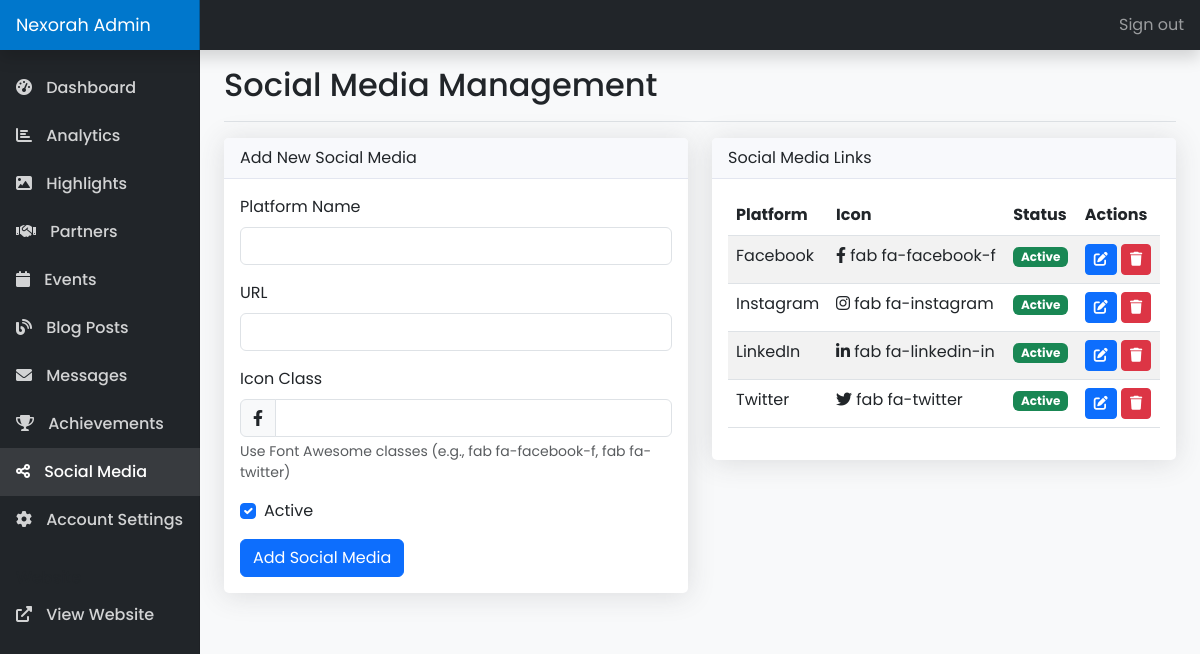
The page /9173182/social_media.php on the database its author committed.
### tables this page shows
CREATE TABLE IF NOT EXISTS social_media (
    id INT AUTO_INCREMENT PRIMARY KEY,
    platform VARCHAR(50) NOT NULL,
    url VARCHAR(255) NOT NULL,
    icon VARCHAR(50) NOT NULL,
    is_active BOOLEAN DEFAULT TRUE,
    created_at TIMESTAMP DEFAULT CURRENT_TIMESTAMP,
    updated_at TIMESTAMP DEFAULT CURRENT_TIMESTAMP ON UPDATE CURRENT_TIMESTAMP
);

### 9173182/social_media.php (the view, shortened to what this page needs)
<?php
require_once '../includes/db.php';
$editId = null;
$platform = '';
$url = '';
$icon = '';
$isActive = 1;
$stmt = $pdo->query("SELECT * FROM social_media ORDER BY platform ASC");
$socialMediaLinks = $stmt->fetchAll();
include 'includes/admin_header.php';
?>
<div class="container-fluid">
    <div class="row">
        <?php include 'includes/admin_sidebar.php'; ?>
        <main class="col-md-9 ms-sm-auto col-lg-10 px-md-4">
            <div class="d-flex justify-content-between flex-wrap flex-md-nowrap align-items-center pt-3 pb-2 mb-3 border-bottom">
                <h1 class="h2">Social Media Management</h1>
            </div>
            <div class="row">
                <div class="col-md-6">
                    <div class="card">
                        <div class="card-header">
                            <?php echo $editId ? 'Edit Social Media' : 'Add New Social Media'; ?>
                        </div>
                        <div class="card-body">
                            <form method="POST" action="">
                                <div class="mb-3">
                                    <label for="platform" class="form-label">Platform Name</label>
                                    <input type="text" class="form-control" id="platform" name="platform" value="<?php echo $platform; ?>" required>
                                </div>
                                <div class="mb-3">
                                    <label for="url" class="form-label">URL</label>
                                    <input type="url" class="form-control" id="url" name="url" value="<?php echo $url; ?>" required>
                                </div>
                                <div class="mb-3">
                                    <label for="icon" class="form-label">Icon Class</label>
                                    <div class="input-group">
                                        <span class="input-group-text"><i class="<?php echo !empty($icon) ? $icon : 'fab fa-facebook-f'; ?>"></i></span>
                                        <input type="text" class="form-control" id="icon" name="icon" value="<?php echo $icon; ?>" required>
                                    </div>
                                    <div class="form-text">Use Font Awesome classes (e.g., fab fa-facebook-f, fab fa-twitter)</div>
                                </div>
                                <div class="mb-3 form-check">
                                    <input type="checkbox" class="form-check-input" id="is_active" name="is_active" <?php echo $isActive ? 'checked' : ''; ?>>
                                    <label class="form-check-label" for="is_active">Active</label>
                                </div>
                                <button type="submit" class="btn btn-primary"><?php echo $editId ? 'Update' : 'Add'; ?> Social Media</button>
                            </form>
                        </div>
                    </div>
                </div>
                <div class="col-md-6">
                    <div class="card">
                        <div class="card-header">
                            Social Media Links
                        </div>
                        <div class="card-body">
                            <?php if (count($socialMediaLinks) > 0): ?>
                            <div class="table-responsive">
                                <table class="table table-striped table-hover">
                                    <thead>
                                        <tr>
                                            <th>Platform</th>
                                            <th>Icon</th>
                                            <th>Status</th>
                                            <th>Actions</th>
                                        </tr>
                                    </thead>
                                    <tbody>
                                        <?php foreach ($socialMediaLinks as $link): ?>
                                        <tr>
                                            <td><?php echo $link['platform']; ?></td>
                                            <td><i class="<?php echo $link['icon']; ?>"></i> <?php echo $link['icon']; ?></td>
                                            <td>
                                                <?php if ($link['is_active']): ?>
                                                <span class="badge bg-success">Active</span>
                                                <?php else: ?>
                                                <span class="badge bg-danger">Inactive</span>
                                                <?php endif; ?>
                                            </td>
                                            <td>
                                                <form method="POST" action="" class="d-inline">
                                                    <button type="submit" class="btn btn-sm btn-primary"><i class="fas fa-edit"></i></button>
                                                </form>
                                                <form method="POST" action="" class="d-inline delete-form">
                                                    <button type="submit" class="btn btn-sm btn-danger"><i class="fas fa-trash"></i></button>
                                                </form>
                                            </td>
                                        </tr>
                                        <?php endforeach; ?>
                                    </tbody>
                                </table>
                            </div>
                            <?php else: ?>
                            <p class="text-center">No social media links found.</p>
                            <?php endif; ?>
                        </div>
                    </div>
                </div>
            </div>
        </main>
    </div>
</div>
<?php include 'includes/admin_footer.php'; ?>

### 9173182/includes/admin_header.php (shortened to what this page needs)
<!DOCTYPE html>
<html lang="en">
<head>
    <link href="https://cdn.jsdelivr.net/npm/bootstrap@5.3.0/dist/css/bootstrap.min.css" rel="stylesheet">
    <link rel="stylesheet" href="https://cdnjs.cloudflare.com/ajax/libs/font-awesome/6.0.0-beta3/css/all.min.css">
</head>
<body>
    <header class="navbar navbar-dark sticky-top bg-dark flex-md-nowrap p-0 shadow">
        <a class="navbar-brand col-md-3 col-lg-2 me-0 px-3" href="dashboard.php">Nexorah Admin</a>
        <div class="navbar-nav">
            <div class="nav-item text-nowrap">
                <a class="nav-link px-3" href="logout.php">Sign out</a>
            </div>
        </div>
    </header>

### 9173182/includes/admin_sidebar.php
<nav id="sidebarMenu" class="col-md-3 col-lg-2 d-md-block bg-dark sidebar collapse">
    <div class="position-sticky pt-3">
        <ul class="nav flex-column">
            <li class="nav-item">
                <a class="nav-link <?php echo basename($_SERVER['PHP_SELF']) == 'dashboard.php' ? 'active' : ''; ?>" href="dashboard.php">
                    <i class="fas fa-tachometer-alt"></i> Dashboard
                </a>
            </li>
            <li class="nav-item">
                <a class="nav-link <?php echo basename($_SERVER['PHP_SELF']) == 'analytics.php' ? 'active' : ''; ?>" href="analytics.php">
                    <i class="fas fa-chart-bar"></i> Analytics
                </a>
            </li>
            <li class="nav-item">
                <a class="nav-link <?php echo basename($_SERVER['PHP_SELF']) == 'highlights.php' ? 'active' : ''; ?>" href="highlights.php">
                    <i class="fas fa-image"></i> Highlights
                </a>
            </li>
            <li class="nav-item">
                <a class="nav-link <?php echo basename($_SERVER['PHP_SELF']) == 'partners.php' ? 'active' : ''; ?>" href="partners.php">
                    <i class="fas fa-handshake"></i> Partners
                </a>
            </li>
            <li class="nav-item">
                <a class="nav-link <?php echo basename($_SERVER['PHP_SELF']) == 'events.php' ? 'active' : ''; ?>" href="events.php">
                    <i class="fas fa-calendar"></i> Events
                </a>
            </li>
            <li class="nav-item">
                <a class="nav-link <?php echo basename($_SERVER['PHP_SELF']) == 'blog.php' ? 'active' : ''; ?>" href="blog.php">
                    <i class="fas fa-blog"></i> Blog Posts
                </a>
            </li>
            <li class="nav-item">
                <a class="nav-link <?php echo basename($_SERVER['PHP_SELF']) == 'messages.php' ? 'active' : ''; ?>" href="messages.php">
                    <i class="fas fa-envelope"></i> Messages
                </a>
            </li>
            <li class="nav-item">
                <a class="nav-link <?php echo basename($_SERVER['PHP_SELF']) == 'achievements.php' ? 'active' : ''; ?>" href="achievements.php">
                    <i class="fas fa-trophy"></i> Achievements
                </a>
            </li>
            <li class="nav-item">
                <a class="nav-link <?php echo basename($_SERVER['PHP_SELF']) == 'social_media.php' ? 'active' : ''; ?>" href="social_media.php">
                    <i class="fas fa-share-alt"></i> Social Media
                </a>
            </li>
            <li class="nav-item">
                <a class="nav-link <?php echo basename($_SERVER['PHP_SELF']) == 'account_settings.php' ? 'active' : ''; ?>" href="account_settings.php">
                    <i class="fas fa-cog"></i> Account Settings
                </a>
            </li>
        </ul>
        <h6 class="sidebar-heading d-flex justify-content-between align-items-center px-3 mt-4 mb-1 text-muted">
            <span>Website</span>
        </h6>
        <ul class="nav flex-column mb-2">
            <li class="nav-item">
                <a class="nav-link" href="../index.php" target="_blank">
                    <i class="fas fa-external-link-alt"></i> View Website
                </a>
            </li>
        </ul>
    </div>
</nav>

### 9173182/includes/admin_footer.php (shortened to what this page needs)
</body>
</html>

### 9173182/includes/admin_header.php (style rules this page uses)
body { font-family: 'Poppins', sans-serif; background-color: #f8f9fa; }
.sidebar { position: fixed; top: 0; bottom: 0; left: 0; z-index: 100; padding: 48px 0 0; box-shadow: inset -1px 0 0 rgba(0, 0, 0, .1); background-color: #121212; }
.sidebar .nav-link { font-weight: 500; color: rgba(255, 255, 255, 0.8); padding: 0.75rem 1rem; }
.sidebar .nav-link.active { color: #fff; background-color: rgba(255, 255, 255, 0.1); }
.sidebar .nav-link i { margin-right: 10px; }
.navbar-brand { padding-top: .75rem; padding-bottom: .75rem; font-size: 1.1rem; background-color: #0077cc; box-shadow: inset -1px 0 0 rgba(0, 0, 0, .25); }
.card { border: none; border-radius: 5px; box-shadow: 0 0.15rem 1.75rem 0 rgba(58, 59, 69, 0.15); }
.card-header { background-color: #f8f9fc; border-bottom: 1px solid #e3e6f0; }

### rows shown on the page
social_media: platform "Facebook", icon "fab fa-facebook-f", is_active "Active"
social_media: platform "Instagram", icon "fab fa-instagram", is_active "Active"
social_media: platform "LinkedIn", icon "fab fa-linkedin-in", is_active "Active"
social_media: platform "Twitter", icon "fab fa-twitter", is_active "Active"
